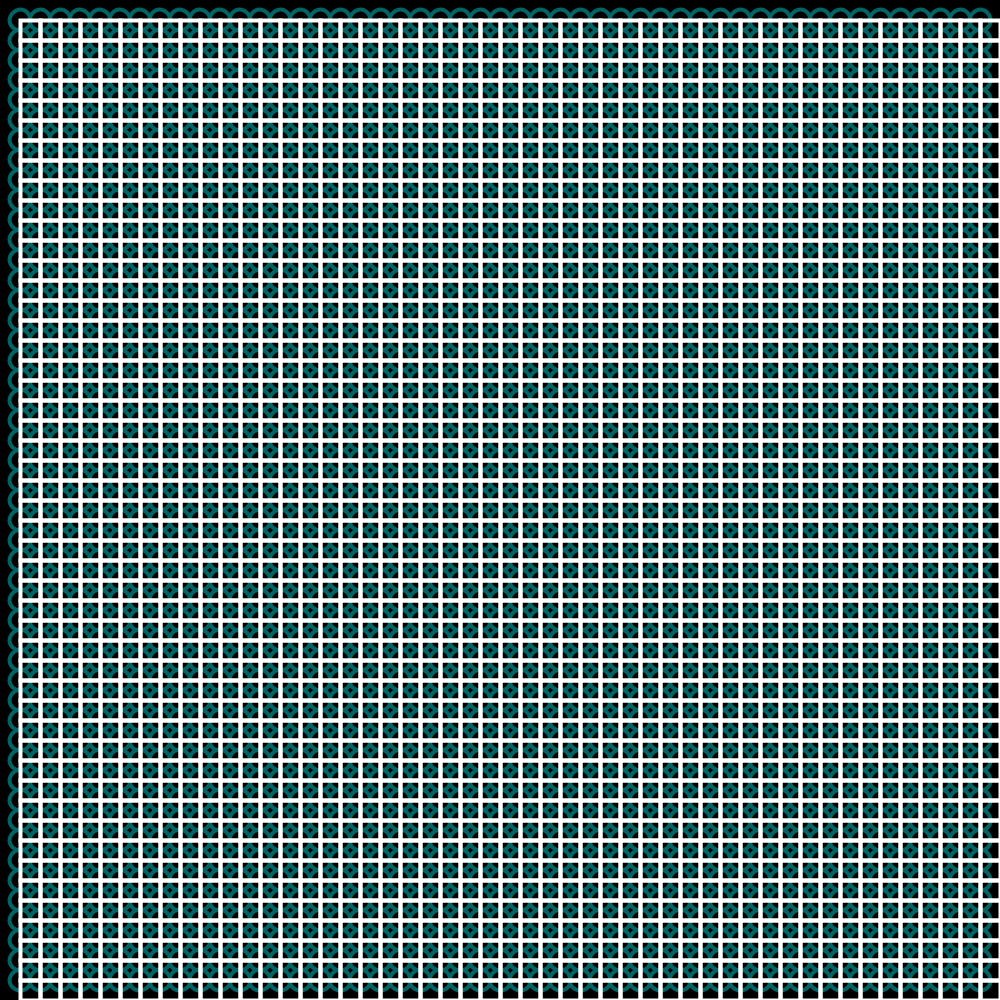
Frame 1 (no input)
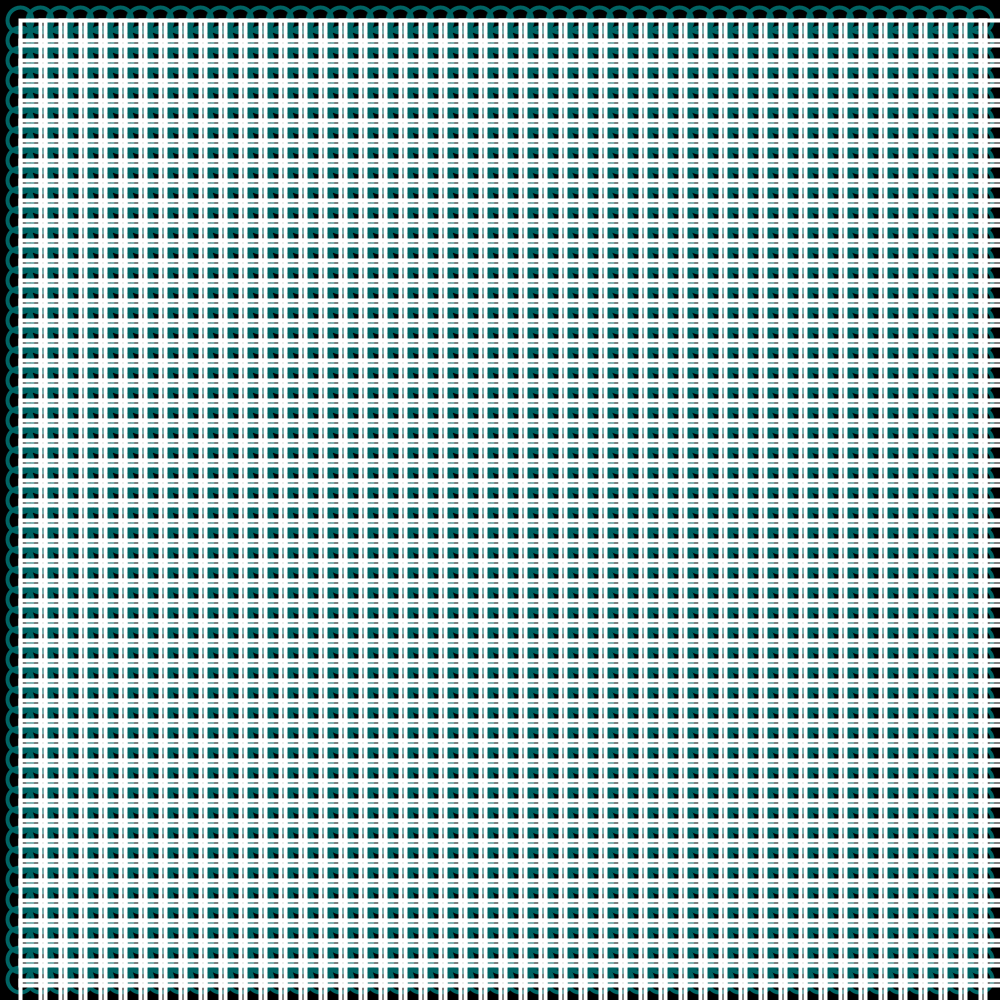
Frame 60 (the mouse pressed at the canvas centre just before this capture)
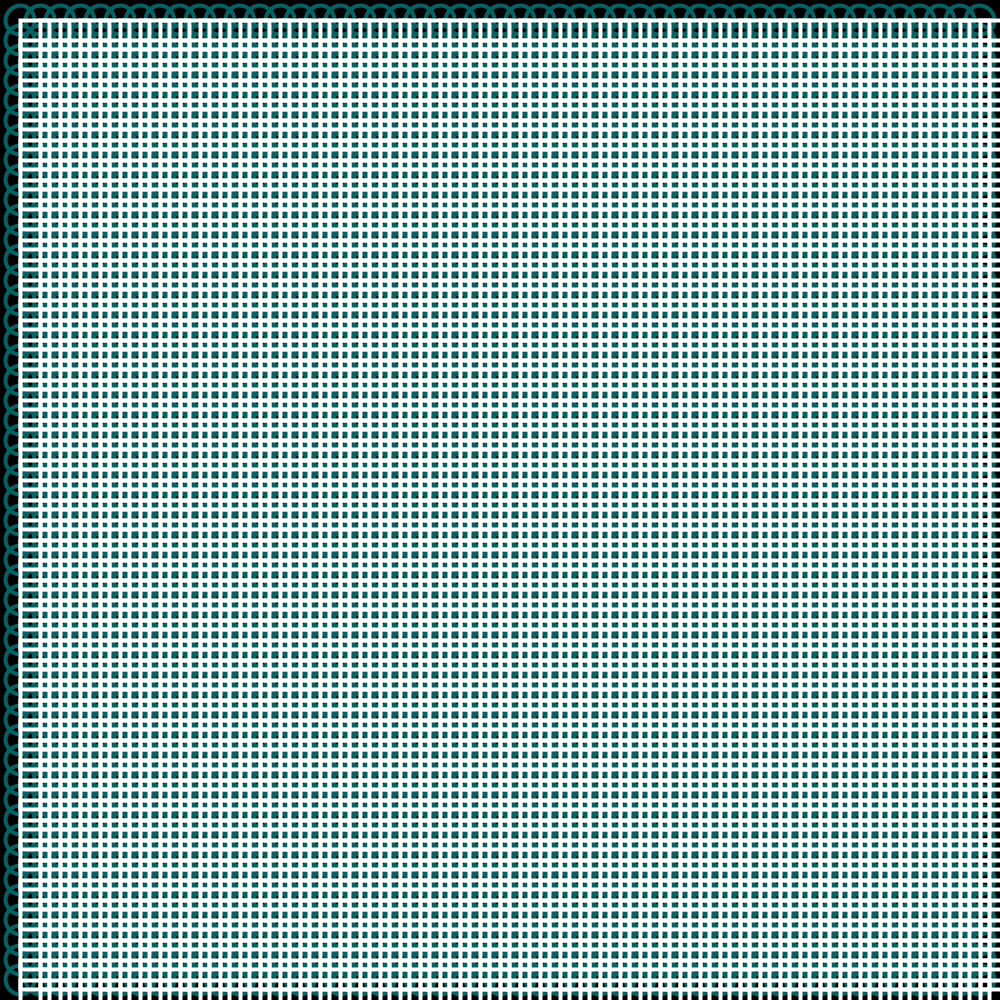
Frame 120 (the mouse held since frame 60 and released just before this capture)

The Processing sketch that drew these frames (run headless with seeded random() and noise(); from frame 60 on, the mouse is pressed at the canvas centre):

// Processing sketch: sketch_13
// ── sketch_13.pde
void setup(){
size(1000, 1000);

}

void draw() {
background(0); //black background

stroke(0, 100, 100);
strokeWeight(4); //defines thickness of stroke
noFill(); //transperency 

//CREATE WAVES
float wave = sin(frameCount * 0.01) *10;


for (int i = 20; i < width; i += 20){

  for(int j = 20; j < height; j += 20){
    
    
    ellipse(j ,i, 20 + wave, 20 + wave); 
    
  }
}
stroke(255);
strokeWeight(4); //defines thickness of stroke
noFill(); //transperency 

//CREATE WAVES
float secondWave = sin(frameCount * 0.01) *10;


for (int i = 20; i < width; i += 20){

  for(int j = 20; j < height; j += 20){
    
    
    rect(j ,i, 20 + wave, 20 + secondWave); 
    
  }
}

}
